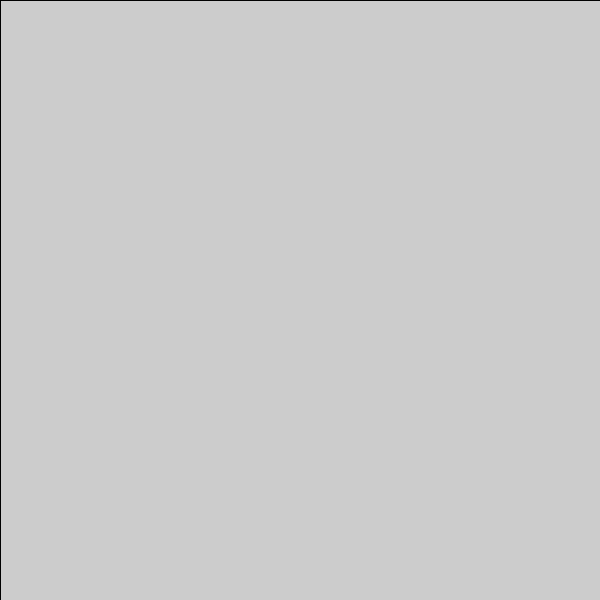
Frame 1 (no input)
Frame 60 (the mouse pressed at the canvas centre just before this capture): identical to frame 1, image omitted
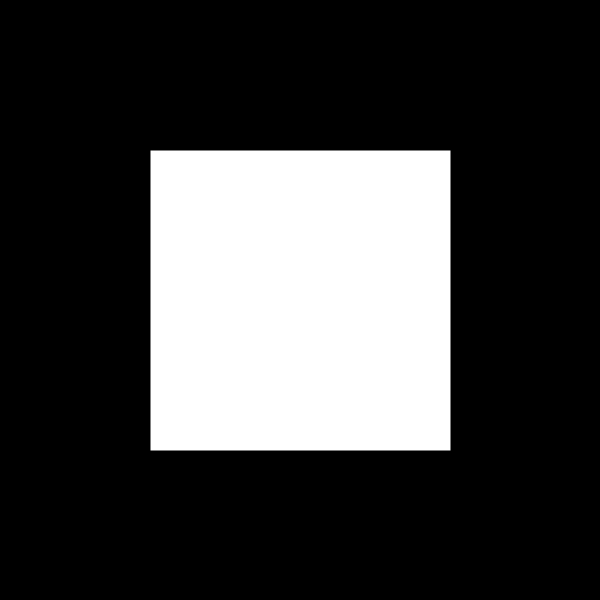
Frame 120 (the mouse held since frame 60 and released just before this capture)

The Processing sketch that drew these frames (run headless with seeded random() and noise(); from frame 60 on, the mouse is pressed at the canvas centre):

// Processing sketch: processing_51057
// ── processing_51057.pde

void setup(){
  size(600,600);
  smooth();
}

void draw(){
 fill(255,mouseX);
 rect(0,0,width,height);
 float speedX = abs(mouseX-pmouseX);
 for(int i = 0;i< speedX; i++){
    strokeWeight(mouseY);
    ellipse(mouseX,mouseY,i*3,i*3);
 }
 
}
